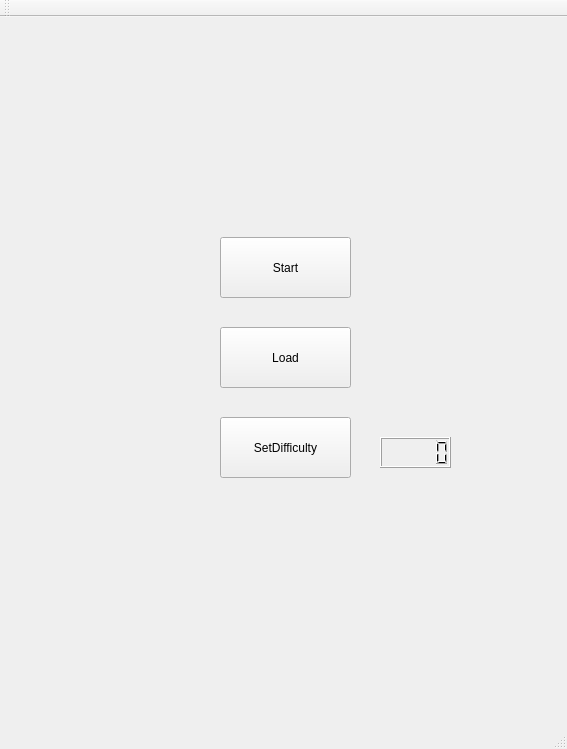
<?xml version="1.0" encoding="UTF-8"?>
<ui version="4.0">
 <class>QStartupMenuWindow</class>
 <widget class="QMainWindow" name="QStartupMenuWindow">
  <property name="geometry">
   <rect>
    <x>0</x>
    <y>0</y>
    <width>567</width>
    <height>749</height>
   </rect>
  </property>
  <property name="windowTitle">
   <string>Chess Game</string>
  </property>
  <widget class="QWidget" name="centralWidget">
   <widget class="QPushButton" name="StartButton">
    <property name="geometry">
     <rect>
      <x>220</x>
      <y>220</y>
      <width>131</width>
      <height>61</height>
     </rect>
    </property>
    <property name="text">
     <string>Start</string>
    </property>
   </widget>
   <widget class="QPushButton" name="DifficultyButton">
    <property name="geometry">
     <rect>
      <x>220</x>
      <y>400</y>
      <width>131</width>
      <height>61</height>
     </rect>
    </property>
    <property name="mouseTracking">
     <bool>true</bool>
    </property>
    <property name="text">
     <string>SetDifficulty</string>
    </property>
    <property name="checkable">
     <bool>false</bool>
    </property>
   </widget>
   <widget class="QLCDNumber" name="lcdNumber">
    <property name="geometry">
     <rect>
      <x>380</x>
      <y>420</y>
      <width>71</width>
      <height>31</height>
     </rect>
    </property>
   </widget>
   <widget class="QPushButton" name="LoadButton">
    <property name="geometry">
     <rect>
      <x>220</x>
      <y>310</y>
      <width>131</width>
      <height>61</height>
     </rect>
    </property>
    <property name="text">
     <string>Load</string>
    </property>
   </widget>
  </widget>
  <widget class="QToolBar" name="mainToolBar">
   <attribute name="toolBarArea">
    <enum>TopToolBarArea</enum>
   </attribute>
   <attribute name="toolBarBreak">
    <bool>false</bool>
   </attribute>
  </widget>
  <widget class="QStatusBar" name="statusBar"/>
 </widget>
 <layoutdefault spacing="6" margin="11"/>
 <resources>
  <include location="QtWidgetsApplication1.qrc"/>
 </resources>
 <connections/>
</ui>
